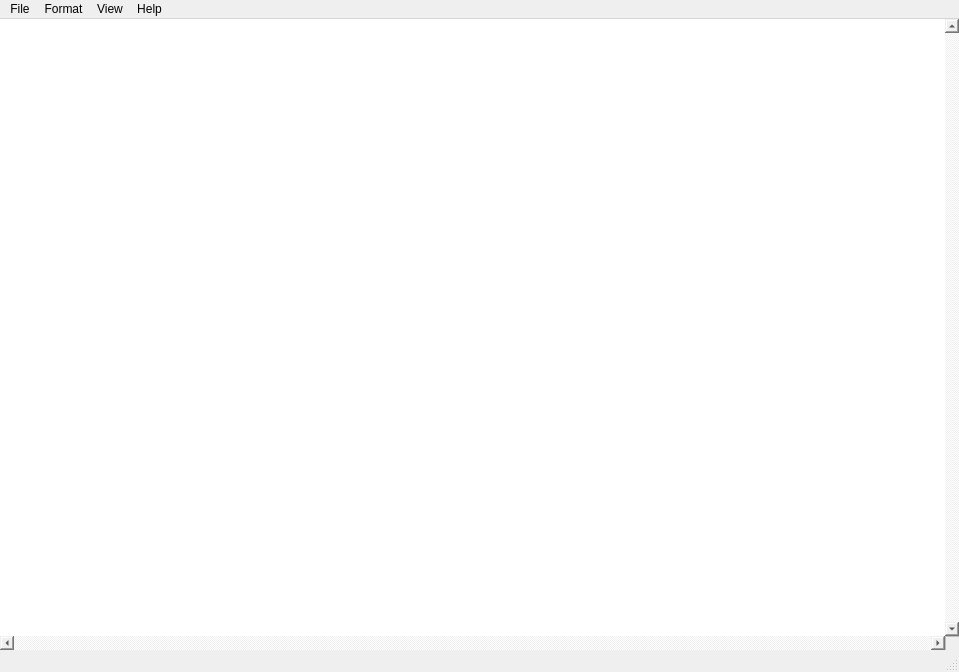
<?xml version="1.0" encoding="UTF-8"?>
<ui version="4.0">
 <class>MainWindow</class>
 <widget class="QMainWindow" name="MainWindow">
  <property name="geometry">
   <rect>
    <x>0</x>
    <y>0</y>
    <width>959</width>
    <height>672</height>
   </rect>
  </property>
  <property name="windowTitle">
   <string>MainWindow</string>
  </property>
  <property name="windowIcon">
   <iconset resource="resources.qrc">
    <normaloff>:/icons/resources/Note_48px.png</normaloff>:/icons/resources/Note_48px.png</iconset>
  </property>
  <widget class="QWidget" name="centralwidget">
   <layout class="QVBoxLayout" name="verticalLayout">
    <property name="leftMargin">
     <number>0</number>
    </property>
    <property name="topMargin">
     <number>0</number>
    </property>
    <property name="rightMargin">
     <number>0</number>
    </property>
    <property name="bottomMargin">
     <number>0</number>
    </property>
    <item>
     <widget class="QTextEdit" name="textEdit">
      <property name="font">
       <font>
        <family>Arial Narrow</family>
        <pointsize>11</pointsize>
       </font>
      </property>
      <property name="styleSheet">
       <string notr="true">border: none;</string>
      </property>
      <property name="verticalScrollBarPolicy">
       <enum>Qt::ScrollBarAlwaysOn</enum>
      </property>
      <property name="horizontalScrollBarPolicy">
       <enum>Qt::ScrollBarAlwaysOn</enum>
      </property>
     </widget>
    </item>
   </layout>
  </widget>
  <widget class="QMenuBar" name="menubar">
   <property name="geometry">
    <rect>
     <x>0</x>
     <y>0</y>
     <width>959</width>
     <height>21</height>
    </rect>
   </property>
   <widget class="QMenu" name="menuFile">
    <property name="title">
     <string>File</string>
    </property>
    <addaction name="actionNew"/>
    <addaction name="actionOpen"/>
    <addaction name="actionSave"/>
    <addaction name="actionSave_As"/>
    <addaction name="separator"/>
    <addaction name="actionExit"/>
   </widget>
   <widget class="QMenu" name="menuFormat">
    <property name="title">
     <string>Format</string>
    </property>
    <addaction name="actionFont"/>
    <addaction name="actionColor"/>
    <addaction name="separator"/>
    <addaction name="actionIncrease_Font"/>
    <addaction name="actionDecrease_Font"/>
   </widget>
   <widget class="QMenu" name="menuHelp">
    <property name="title">
     <string>Help</string>
    </property>
    <addaction name="actionAbout"/>
   </widget>
   <widget class="QMenu" name="menuView">
    <property name="title">
     <string>View</string>
    </property>
    <addaction name="actionStatus_Bar"/>
   </widget>
   <addaction name="menuFile"/>
   <addaction name="menuFormat"/>
   <addaction name="menuView"/>
   <addaction name="menuHelp"/>
  </widget>
  <widget class="QStatusBar" name="statusBar"/>
  <action name="actionNew">
   <property name="icon">
    <iconset resource="resources.qrc">
     <normaloff>:/icons/resources/Add File_16px.png</normaloff>:/icons/resources/Add File_16px.png</iconset>
   </property>
   <property name="text">
    <string>New</string>
   </property>
   <property name="shortcut">
    <string>Ctrl+N</string>
   </property>
  </action>
  <action name="actionOpen">
   <property name="icon">
    <iconset resource="resources.qrc">
     <normaloff>:/icons/resources/Open_16px.png</normaloff>:/icons/resources/Open_16px.png</iconset>
   </property>
   <property name="text">
    <string>Open...</string>
   </property>
   <property name="shortcut">
    <string>Ctrl+O</string>
   </property>
  </action>
  <action name="actionSave">
   <property name="icon">
    <iconset resource="resources.qrc">
     <normaloff>:/icons/resources/Save_16px.png</normaloff>:/icons/resources/Save_16px.png</iconset>
   </property>
   <property name="text">
    <string>Save</string>
   </property>
   <property name="shortcut">
    <string>Ctrl+S</string>
   </property>
  </action>
  <action name="actionSave_As">
   <property name="icon">
    <iconset resource="resources.qrc">
     <normaloff>:/icons/resources/Save as_16px.png</normaloff>:/icons/resources/Save as_16px.png</iconset>
   </property>
   <property name="text">
    <string>Save As...</string>
   </property>
  </action>
  <action name="actionExit">
   <property name="icon">
    <iconset resource="resources.qrc">
     <normaloff>:/icons/resources/Exit_16px.png</normaloff>:/icons/resources/Exit_16px.png</iconset>
   </property>
   <property name="text">
    <string>Exit</string>
   </property>
  </action>
  <action name="actionFont">
   <property name="icon">
    <iconset resource="resources.qrc">
     <normaloff>:/icons/resources/Typography_16px.png</normaloff>:/icons/resources/Typography_16px.png</iconset>
   </property>
   <property name="text">
    <string>Font...</string>
   </property>
  </action>
  <action name="actionAbout">
   <property name="icon">
    <iconset resource="resources.qrc">
     <normaloff>:/icons/resources/About_16px.png</normaloff>:/icons/resources/About_16px.png</iconset>
   </property>
   <property name="text">
    <string>About</string>
   </property>
  </action>
  <action name="actionColor">
   <property name="icon">
    <iconset resource="resources.qrc">
     <normaloff>:/icons/resources/Text Color_16px.png</normaloff>:/icons/resources/Text Color_16px.png</iconset>
   </property>
   <property name="text">
    <string>Color...</string>
   </property>
  </action>
  <action name="actionIncrease_Font">
   <property name="icon">
    <iconset resource="resources.qrc">
     <normaloff>:/icons/resources/Increase Font_16px.png</normaloff>:/icons/resources/Increase Font_16px.png</iconset>
   </property>
   <property name="text">
    <string>Increase Font</string>
   </property>
  </action>
  <action name="actionDecrease_Font">
   <property name="icon">
    <iconset resource="resources.qrc">
     <normaloff>:/icons/resources/Decrease Font_16px.png</normaloff>:/icons/resources/Decrease Font_16px.png</iconset>
   </property>
   <property name="text">
    <string>Decrease Font</string>
   </property>
  </action>
  <action name="actionStatus_Bar">
   <property name="text">
    <string>Status Bar</string>
   </property>
  </action>
 </widget>
 <resources>
  <include location="resources.qrc"/>
 </resources>
 <connections/>
</ui>
